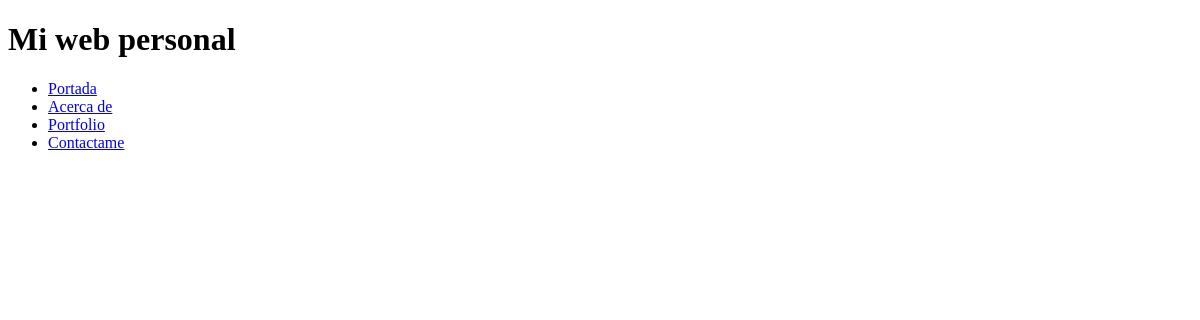
Page /portfolio on the earlier database version.
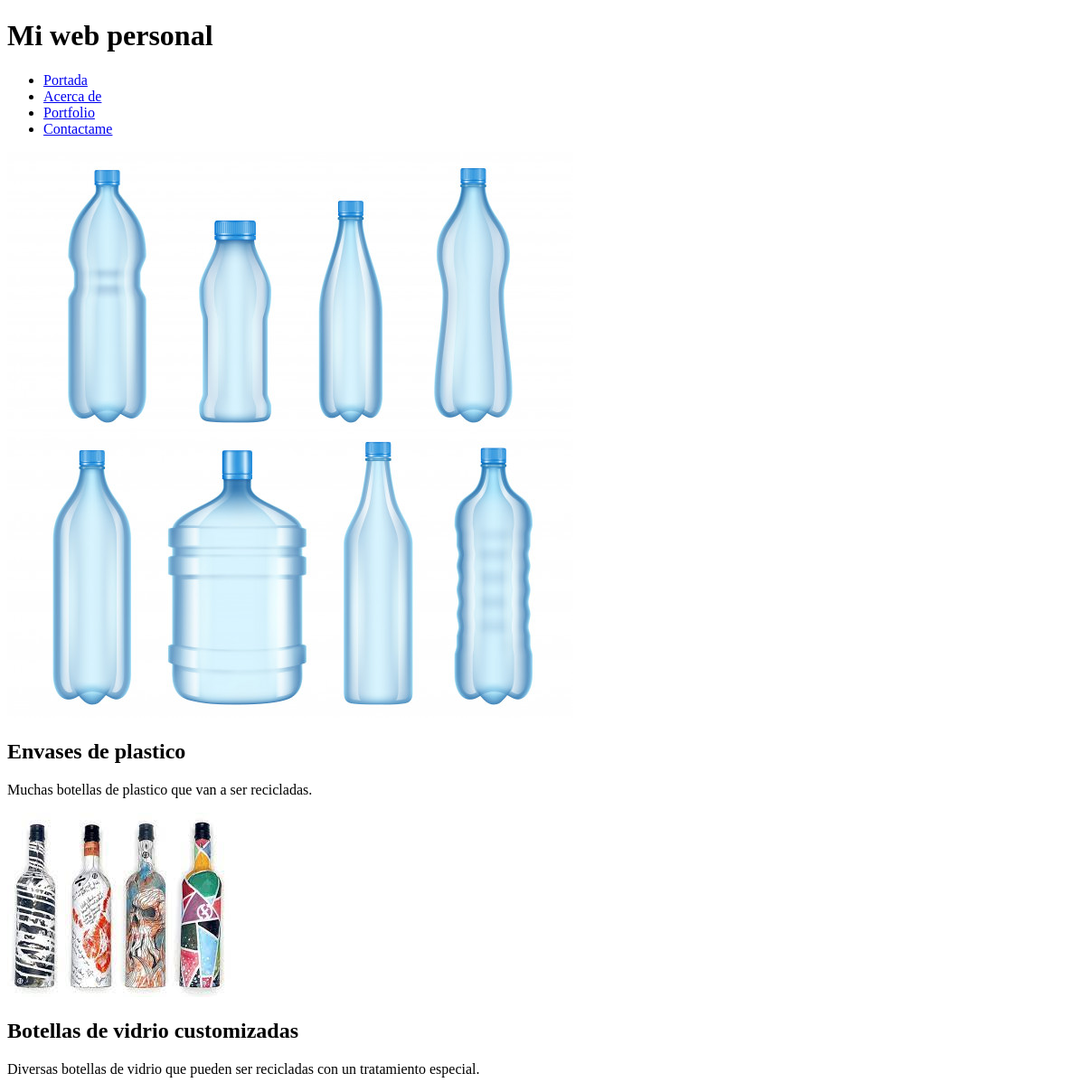
Same page on the later database version.
### portfolio/models.py (models this page shows)
class Project(models.Model):
    title = models.CharField(max_length=200)
    description = models.TextField()
    image = models.ImageField()
    created = models.DateTimeField(auto_now_add=True)
    updated = models.DateTimeField(auto_now=True)
    url = models.URLField(null=True, blank=True)

### portfolio/views.py (the view)
# urls.py: path('portfolio', portfolio_views.portfolio, name="portfolio"),
def portfolio(request):
    projects = Project.objects.all()
    return render(request, "portfolio/portfolio.html", {"projects": projects})

### portfolio/templates/portfolio/portfolio.html (shortened to what this page needs)
{% extends "core/base.html" %}
{% block background %}{% load static %}{% static 'core/img/portfolio-bg.jpg' %}{% endblock %}
{% block content %}
<div class="row project">
    {% for project in projects %}
        <div class="col-lg-3 col-md-4 offset-lg-1">
              <img class="img-fluid" src="{{project.image.url}}" alt="">
        </div>
        <div class="col-lg-7 col-md-8">
            <h2 class="section-heading title">{{project.title}}</h2>
          <p>{{project.description}}</p>
        </div>
    {% endfor %}
</div>
{% endblock %}

### core/templates/core/base.html (shortened to what this page needs)
<!DOCTYPE html>
<html lang="en">
<head>
</head>
<body>
<h1>Mi web personal</h1>
<ul>
    <li> <a href="{% url 'home' %}"> Portada </a> </li>
    <li> <a href="{% url 'about' %}"> Acerca de </a> </li>
    <li> <a href="{% url 'portfolio' %}"> Portfolio </a> </li>
    <li> <a href="{% url 'contact' %}"> Contactame </a> </li>
</ul>
{% block content %}{% endblock %}
</body>
</html>

Differences in the rows shown:
added Project: image (picture), title "Envases de plastico", description "Muchas botellas de plastico que van a ser recicladas."
added Project: image (picture), title "Botellas de vidrio customizadas", description "Diversas botellas de vidrio que pueden ser recicladas con un tratamiento especial."
